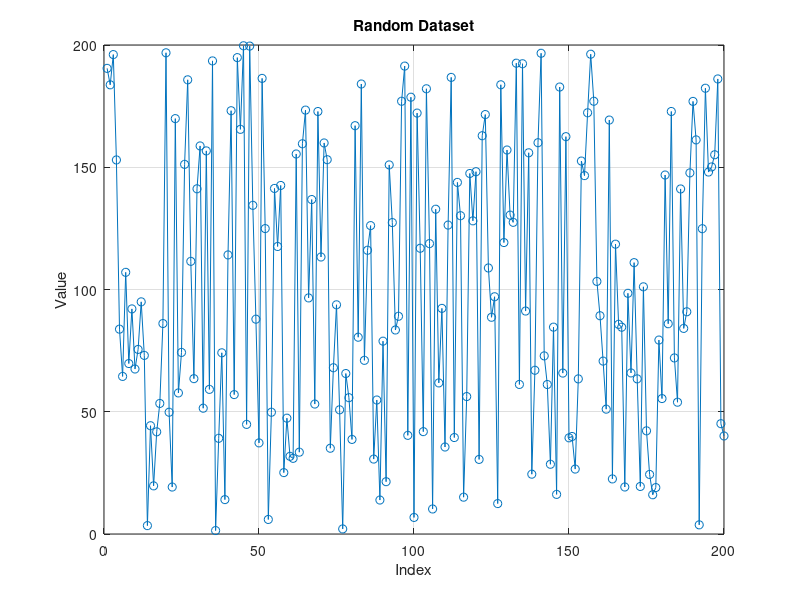

Write the MATLAB code that produced this figure.
% Generate a random data set of 200 values ranging from 1 to 100
data_set = rand(1, 200) * 199 + 1;
% disp(data_set);

% Plot the data
figure;
% 'o-' specifies that you want markers and lines
plot(data_set, 'o-');
title('Random Dataset');
xlabel('Index');
ylabel('Value');
grid on; % Display grid lines

% Normalize the data set
normalized_data = (data_set - mean(data_set)) / std(data_set);